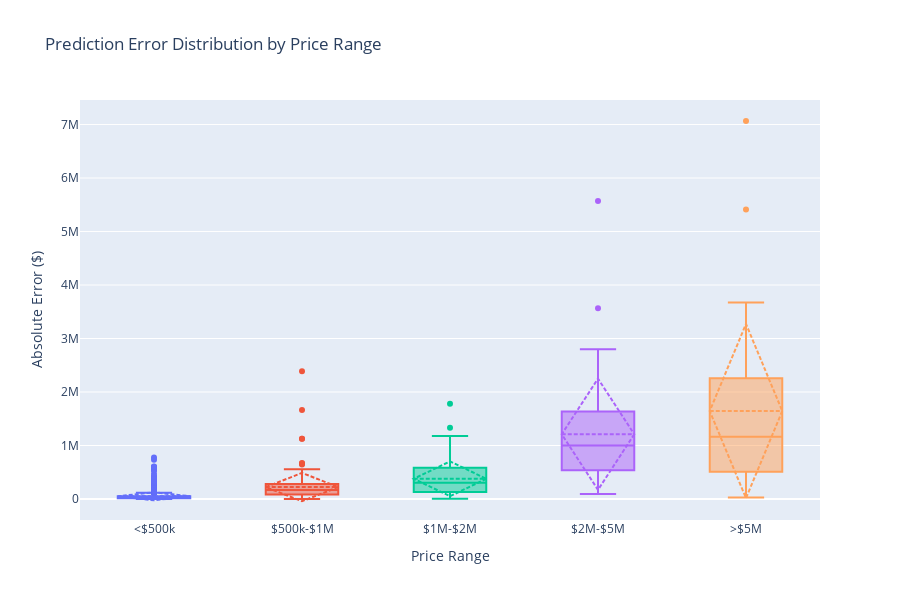

Here is the notebook cell this chart was saved with:
### Markdown cell above
### Visualization 4: Error Analysis by Price Range

Let's examine how our model's accuracy varies across different project cost ranges. This helps identify if the model struggles with particularly small or large projects.

### Code cell
# Create price bins
price_bins = [0, 500000, 1000000, 2000000, 5000000, np.inf]
bin_labels = ['<$500k', '$500k-$1M', '$1M-$2M', '$2M-$5M', '>$5M']

# Calculate absolute errors
abs_errors = np.abs(y_test - y_pred_test)

# Create DataFrame for analysis
error_analysis_df = pd.DataFrame({
    'actual_price': y_test,
    'predicted_price': y_pred_test,
    'abs_error': abs_errors,
    'pct_error': (abs_errors / y_test) * 100,
    'price_range': pd.cut(y_test, bins=price_bins, labels=bin_labels)
})

# Calculate metrics by price range
range_metrics = error_analysis_df.groupby('price_range').agg({
    'abs_error': ['mean', 'median', 'std'],
    'pct_error': ['mean', 'median'],
    'actual_price': 'count'
}).round(2)

# Create box plot
fig = go.Figure()

for bin_label in bin_labels:
    bin_data = error_analysis_df[error_analysis_df['price_range'] == bin_label]['abs_error']
    if len(bin_data) > 0:
        fig.add_trace(go.Box(
            y=bin_data,
            name=bin_label,
            boxmean='sd'
        ))

fig.update_layout(
    title='Prediction Error Distribution by Price Range',
    xaxis_title='Price Range',
    yaxis_title='Absolute Error ($)',
    width=900,
    height=600,
    showlegend=False
)

fig.show()

# Display summary table
print("\nError Metrics by Price Range:")
print("="*70)
range_metrics

### Figure 1 — Plotly figure (JSON) as saved in the notebook; plotly's stock layout.template omitted (floating-point values rounded to 4 significant figures; data arrays with more than 128 entries replaced by an {"elided": "..."} marker saying what was removed)
{"data": [{"boxmean": "sd", "name": "<$500k", "type": "box", "y": {"elided": "1334 float values"}}, {"boxmean": "sd", "name": "$500k-$1M", "type": "box", "y": {"elided": "173 float values"}}, {"boxmean": "sd", "name": "$1M-$2M", "type": "box", "y": [156900.0, 269800.0, 342000.0, 698700.0, 715000.0, 594900.0, 623300.0, 11890.0, 951800.0, 10030.0, 132700.0, 45570.0, 259000.0, 10120.0, 398100.0, 257100.0, 1107000.0, 6038.0, 309400.0, 240800.0, 659500.0, 940700.0, 1781000.0, 577900.0, 80370.0, 399000.0, 222200.0, 1177000.0, 352400.0, 337200.0, 51130.0, 593300.0, 206000.0, 53110.0, 593200.0, 88270.0, 485900.0, 52800.0, 350500.0, 236900.0, 254100.0, 1331000.0, 415900.0, 285300.0, 367000.0, 439000.0, 433500.0, 170200.0, 452300.0, 728200.0, 305300.0, 657900.0, 153800.0, 583200.0, 188100.0, 127000.0, 344600.0, 730300.0, 190500.0, 215400.0, 393600.0, 241600.0, 49970.0, 602000.0, 767800.0, 597600.0, 43050.0, 28230.0, 95310.0, 875200.0, 301800.0, 87170.0, 174300.0, 16870.0, 575000.0, 523500.0, 245500.0, 131500.0, 16860.0, 113300.0, 77540.0, 104900.0, 504100.0, 239000.0, 314200.0, 624400.0]}, {"boxmean": "sd", "name": "$2M-$5M", "type": "box", "y": [197500.0, 1542000.0, 1907000.0, 3565000.0, 2800000.0, 1211000.0, 424900.0, 724900.0, 729300.0, 787900.0, 1063000.0, 1337000.0, 1190000.0, 128200.0, 1527000.0, 432900.0, 1360000.0, 2292000.0, 552000.0, 1912000.0, 1730000.0, 125600.0, 591300.0, 1750000.0, 1884000.0, 267500.0, 679200.0, 962400.0, 113300.0, 530900.0, 322100.0, 797000.0, 5572000.0, 91790.0, 1034000.0, 1457000.0, 2166000.0, 1178000.0, 547300.0, 936500.0]}, {"boxmean": "sd", "name": ">$5M", "type": "box", "y": [1678000.0, 5411000.0, 1558000.0, 163700.0, 415100.0, 3671000.0, 3171000.0, 838100.0, 796900.0, 777500.0, 735900.0, 2403000.0, 1554000.0, 7066000.0, 280500.0, 2496000.0, 1827000.0, 166500.0, 1194000.0, 432800.0, 147900.0, 25910.0, 1164000.0, 1717000.0, 746600.0, 1057000.0, 2907000.0]}], "layout": {"height": 600, "showlegend": false, "title": {"text": "Prediction Error Distribution by Price Range"}, "width": 900, "xaxis": {"title": {"text": "Price Range"}}, "yaxis": {"title": {"text": "Absolute Error ($)"}}}}
